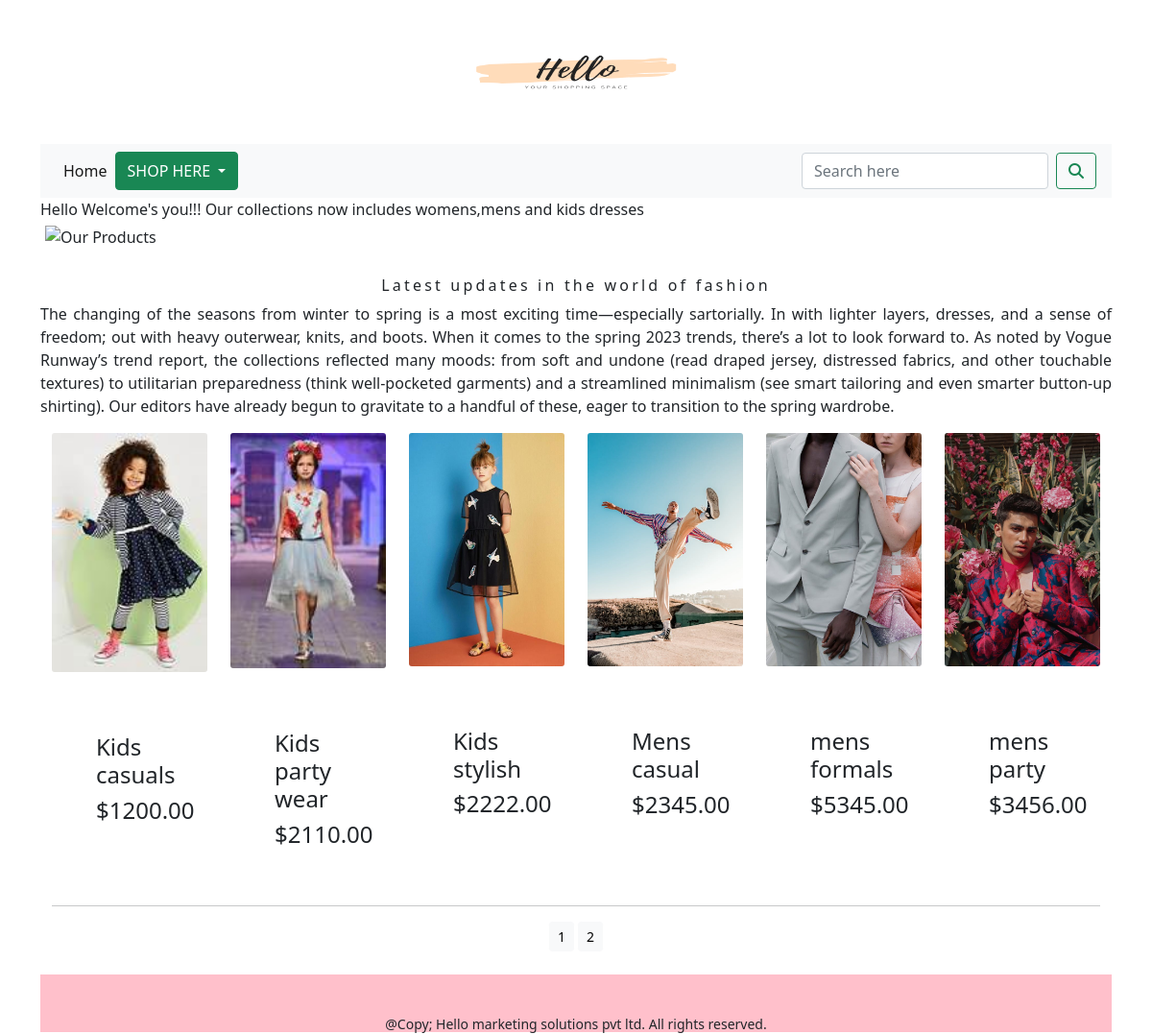
The app's page /shop/ with its own data.
### shop/models.py (models this page shows, shortened)
class Product(models.Model):
    name=models.CharField(max_length=250,unique=True)
    slug=models.SlugField(max_length=250,unique=True)
    description=models.TextField(blank=True)
    category=models.ForeignKey(Category,on_delete=models.CASCADE)
    price=models.DecimalField(max_digits=10,decimal_places=2)
    image=models.ImageField(upload_to='product',blank=True)
    stock=models.IntegerField()
    available=models.BooleanField(default=True)
    created=models.DateTimeField(auto_now_add=True)
    updated=models.DateTimeField(auto_now=True)
    def get_url(self):
        return reverse('shop:proCatdetail', args=[self.category.slug, self.slug])
    class Meta:
        ordering = ('name',)
        verbose_name = 'product'
        verbose_name_plural = 'products'

### shop/views.py (the view)
# urls.py: path('',views.allProdCat,name='allProdCat'),
def allProdCat(request,c_slug=None):
    c_page=None
    products_list=None
    if c_slug!=None:
        c_page=get_object_or_404(Category,slug=c_slug)
        products_list=Product.objects.all().filter(category=c_page,available=True)
    else:
        products_list=Product.objects.all().filter(available=True)
        paginator= Paginator(products_list,6)
        try:
            page=int(request.GET.get('page','1'))
        except:
            page=1
        try:
            products=paginator.page(page)
        except (EmptyPage,InvalidPage):
            products=paginator.page(paginator.num_pages)
    return render(request,"cat.html",{'category':c_page,'products':products})

### cart/context_processors.py (called while the page is built)
def counter(request):
    item_count=0
    if 'admin' in request.path:
        return {}
    else:
        try:
            cart = Cart.objects.filter(cart_id = _cart_id (request))
            cart_items= CartItem.objects.all().filter(cart=cart[:1])
            for cart_item in cart_items:
                item_count += cart_item.quantity
        except Cart.DoesNotExist:
            item_count = 0
    return dict(item_count=item_count)

### cart/views.py (called while the page is built)
def _cart_id(request):
    cart=request.session.session_key
    if not cart:
        cart=request.session.create()
    return cart

### shop/context_processors.py (called while the page is built)
def menu_links(request):
    links=Category.objects.all()
    return dict(links=links)

### shop/models.py (called while the page is built)
    def get_url(self):
        return reverse('shop:product_by_category',args=[self.slug])

### templates/cat.html (shortened to what this page needs)
{% extends 'base.html' %}
{% load static %}
{% block content %}
  {% block metadescription %}
    {% if category %}
      {{category.description|truncatewords:150}}
    {% else %}
      Hello Welcome's you!!!
    {% endif %}
  {% endblock %}
  {% block title %}
    {% if category %}
      {{category.name}} Hello online store welcome's you!
    {% else %}
        Our collections now includes womens,mens and kids dresses
  {% endif %}
  {% endblock %}
  {% block contents %}
<div class="mx_auto">
{% if category %}
<img class="my_image" src ="{{category.image.url}}" height="400px" width="1250px" alt="{{category.name}}">
</div><br>
<div>
  <h1 class="text-center my_title">{{category.name}}</h1>
  <p class="text-justify">{{category.description}}</p>
</div>
{% else %}
<div>
   <img class="my_image my_image_padding" src="{% static 'img/banner.png' %}" alt ="Our Products" width="1150 px" height="300 px">
</div><br>
<div>
  <h1 class="text-center my_title">Latest updates in the world of fashion</h1>
  <p class="text-justify"> The changing of the seasons from winter to spring is a most exciting time—especially sartorially. In with lighter layers, dresses, and a sense of freedom; out with heavy outerwear, knits, and boots. When it comes to the spring 2023 trends, there’s a lot to look forward to. As noted by Vogue Runway’s trend report, the collections reflected many moods: from soft and undone (read draped jersey, distressed fabrics, and other touchable textures) to utilitarian preparedness (think well-pocketed garments) and a streamlined minimalism (see smart tailoring and even smarter button-up shirting). Our editors have already begun to gravitate to a handful of these, eager to transition to the spring wardrobe. </p>
</div>
{% endif %}
<div class="container-fluid">
  <div class="row mx_auto">
    {% for product in products.object_list %}
    <div class="my_bottom_margin col 9 col-sm-12 col-md-2 col-lg-2 offset-md-0">
      <div class="card-text-center" style="min-width=18rem;">
        <a href="{{product.get_url}}">
                <img class="card-img my_image" src="{{product.image.url}}" alt="{{product.name}}"></a>
      </div>
        <div class="my_bottom_margin col 9 col-sm-12 col-md-2 col-lg-2 offset-md-0">
            <div class="my_bottom_margin col 9 col-sm-12 col-md-2 col-lg-2 offset-md-0">
      <div class="card-body">
      <h4 class="card_body">{{product.name}}</h4>
      <h4 class="card_body">${{product.price}}</h4>
      </div>
      </div>
      </div>
    </div>
    {% endfor %}
  </div>
  <div class="mx_auto">
    {% if products.paginator.num_pages > 1 %}
    <hr>
    <div class="text-center">
      {% for pg in products.paginator.page_range %}
      <a href="?page={{pg}}" class="btn btn-light btn-sm" {% if products.number == pg %} active {% endif %}">{{pg}}</a>
      {% endfor %}
    </div>
     {% endif %}
  </div>
  <br>
</div>
{% endblock %}
{% endblock %}

### templates/base.html (shortened to what this page needs)
{% load static %}
<!DOCTYPE html>
<html lang="en">
<head>
        <link href="{% static 'css/bootstrap.min.css' %}" rel="stylesheet">
        <link href="{% static 'css/custom.css' %}" rel="stylesheet">
</head>
<body >
<div class ="container">
  {% include 'header.html' %}
  {% include 'navbar.html' %}
  {% block content %}
    {% endblock %}
</div>
{% include 'footer.html' %}
</body>
</html>

### templates/header.html (shortened to what this page needs)
{% load static %}
<header>
  <center>
    <img src="{% static 'img/logo.png' %}" alt="logo_image" width="250 px" height="150 px">
  </center>
</header>

### templates/navbar.html (shortened to what this page needs)
<nav class="navbar navbar-expand-lg navbar-light bg-light">
  <div class="collapse navbar-collapse" id="navbarSupportedContent">
    <ul class="navbar-nav mr-auto">
      <li class="nav-item active">
        <a class="nav-link" href="{% url 'shop:allProdCat' %}">Home<span class="sr-only">(current)</span></a>
      </li>
<div class="btn-group">
  <button type="button" class="btn btn-success dropdown-toggle" data-toggle="dropdown" aria-expanded="false">
    SHOP HERE
  </button>
</div>
       <li class="nav-item">
        <a class="nav-link disabled">
          </a>
      </li>
    </ul>
  </div>
<div>
       <form class="d-flex" action="{% url 'search_app:SearchResult' %}" method="get">
        <input class="form-control mr-sm-2" type="search" placeholder="Search here" name="q" aria-label="Search">
        <button class="btn btn-outline-success my-2 my-sm-0" type="submit"><i class="fa-solid fa-magnifying-glass"></i></button>
    </form>
</div>
</nav>

### templates/footer.html
<div class="footer navbar-fixed-bottom my-footer">
    <p class="text-center"> <br>
        @Copy; Hello marketing solutions pvt ltd. All rights reserved.
    </p>
</div>

### static/css/custom.css (style rules this page uses)
.nav-item { letter-spacing :.2em; font-size:14px; text-transform:uppercase; }
.my-footer { background-color:pink;height:60px; }
.my-footer p { padding-top:20px;font-size:14px; }
.my_image { height=600px;width=220px; }
.my_title { font-size:16px; text_transform:uppercase;letter-spacing:.2em; }
.my_image_padding { padding:5px; }
.my_bottom_margin { margin-bottom:10px; }

### records on screen
Product: image (picture), name "Kids casuals", price "1200.00"
Product: image (picture), name "Kids party wear", price "2110.00"
Product: image (picture), name "Kids stylish", price "2222.00"
Product: image (picture), name "Mens casual", price "2345.00"
Product: image (picture), name "mens formals", price "5345.00"
Product: image (picture), name "mens party", price "3456.00"

### other values on screen
{{ pg }} "1" "2"
